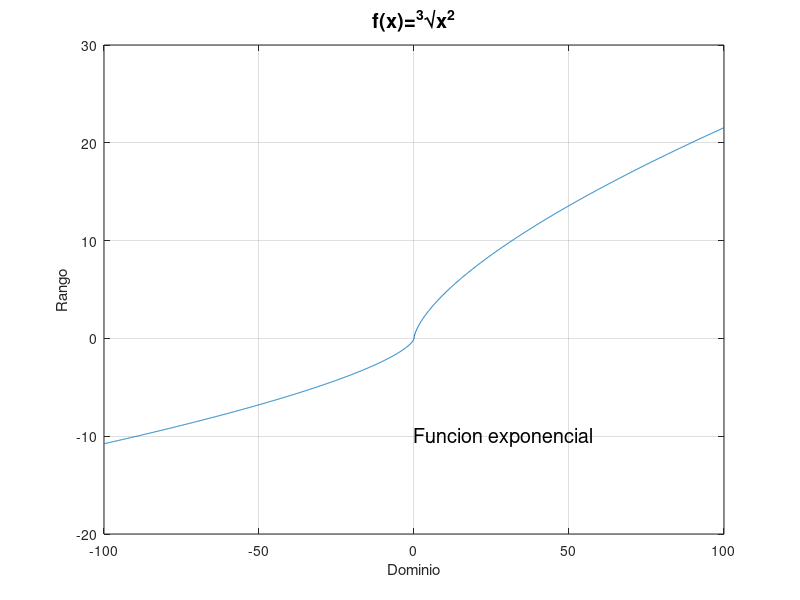

MATLAB code for this plot:
%Octave Script
% Title		    :Funciones algebraicas: polinomiales y racionales
% Description	:Script que grafica la funcion 3 y la clasifica
% Authors	    :Suseth Abigail Sandoval Damian
% Date		    :2021_11_16
% Version	    :1
% Usage		    :octave> /path/F_3.m
% Notes		    :Se requiere plicacion Octave
%             :https://la.mathworks.com/help/matlab/creating_plots/greek-letters-and-special-characters-in-graph-text.html

% Limpiar variables
clear

%Intervalo de la funcion
x = -100: 0.1:100;

%Funcion a graficar
fx = x.^(2./3);

% Dibujar funcion
plot(x, fx);
grid

% Titulo de grafica
title(['\fontsize{20}f(x)=^{3}\surdx^{2}']);

% Etiqueta para eje x
xlabel(['Dominio']);

% Etiqueta para eje y
ylabel(['Rango']);

text(-0,-10,strcat('\fontsize{20}Funcion exponencial'));

% Salidas
f = 'f(x)=x^2/3';
e = 'exponencial';
e1 = 'f(0)=0 (0,0) x=0';

disp('');
disp(['La funcion es ', num2str(f)]);
disp('');
disp(['Esta es una funcion ', num2str(e)]);
disp(['El punto donde f(x)=0 es: ', num2str(e1)]);
disp('');